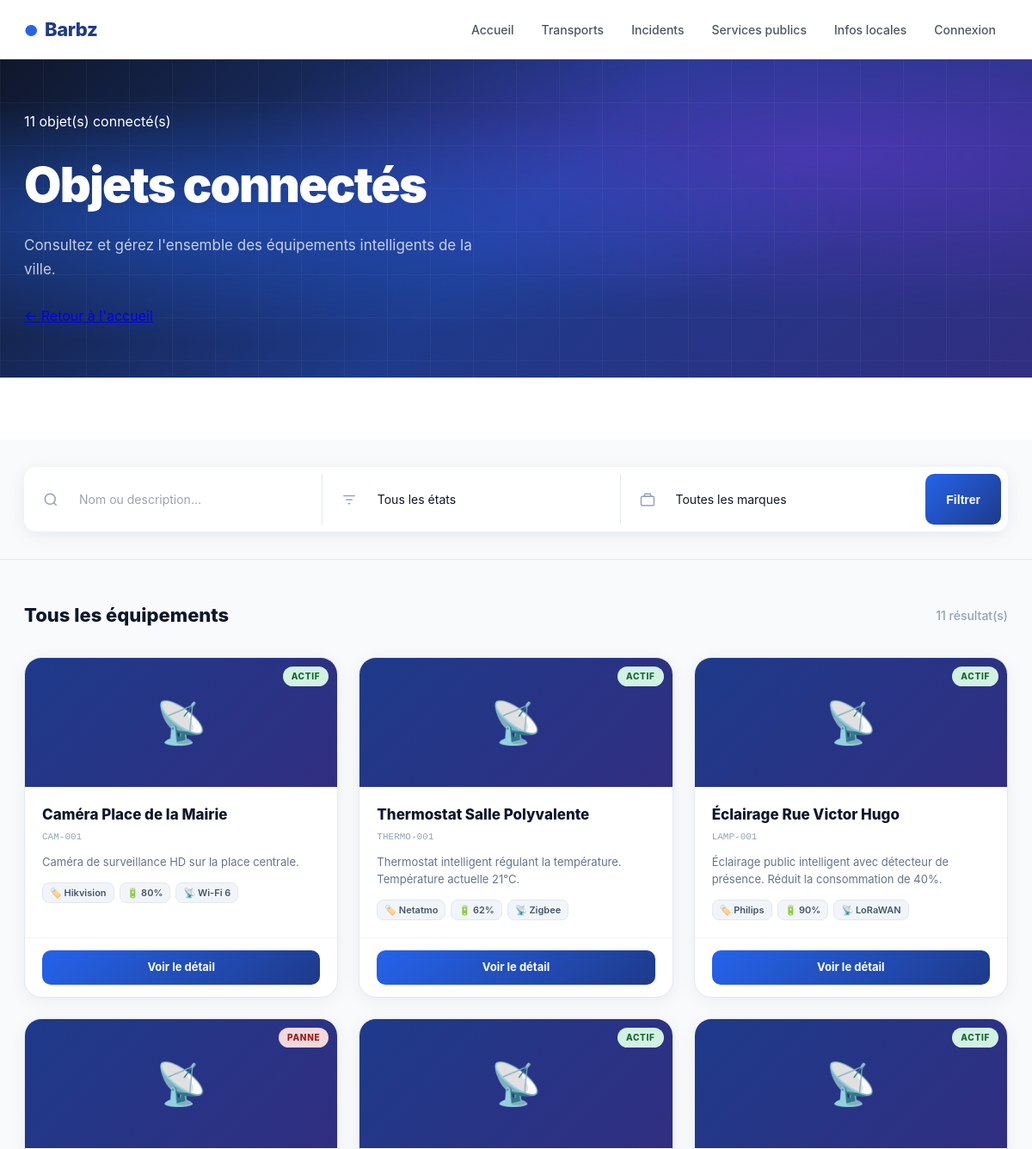
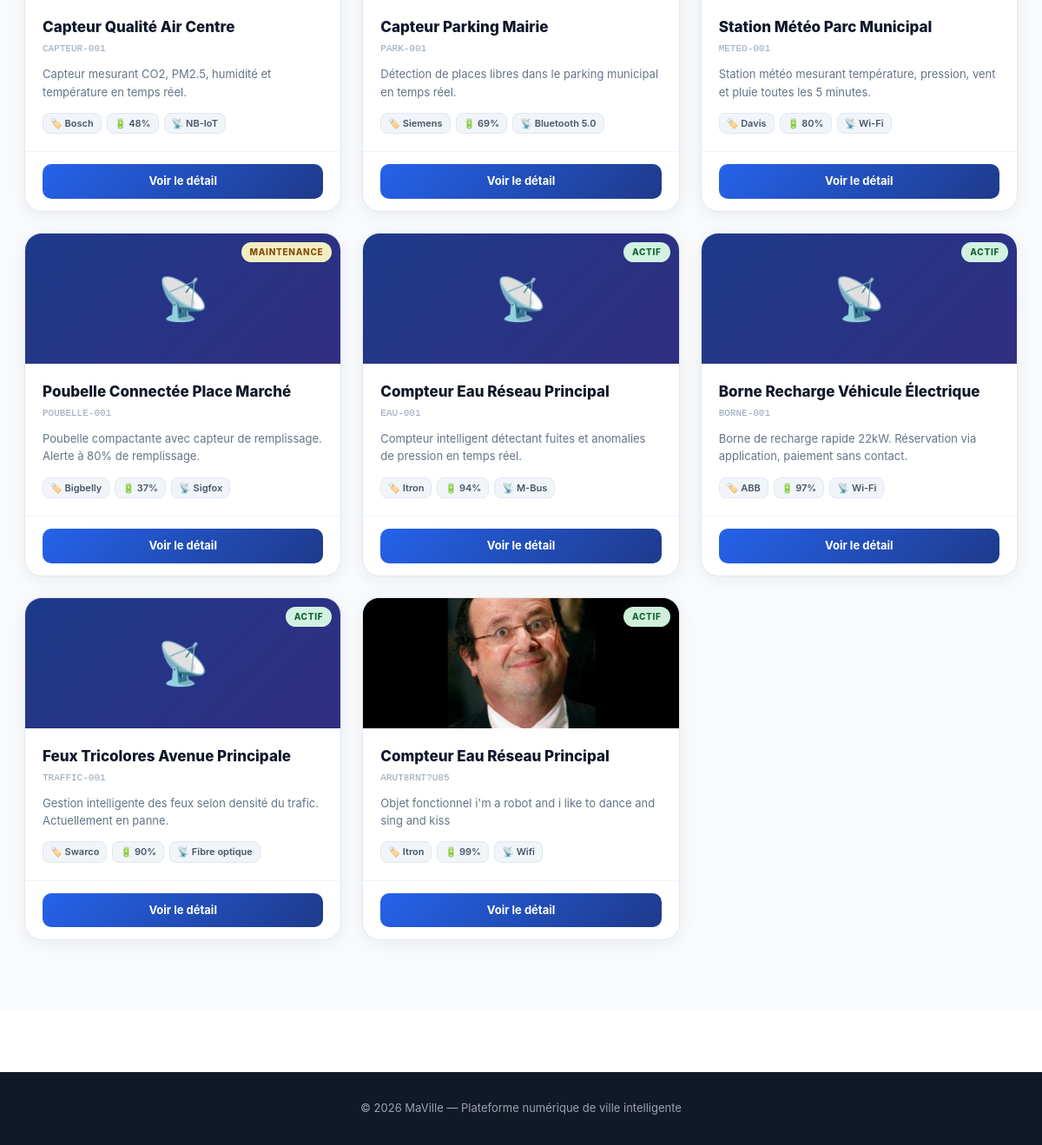
/produits/, run on an earlier commit of the app's database (2 pictures, top to bottom).
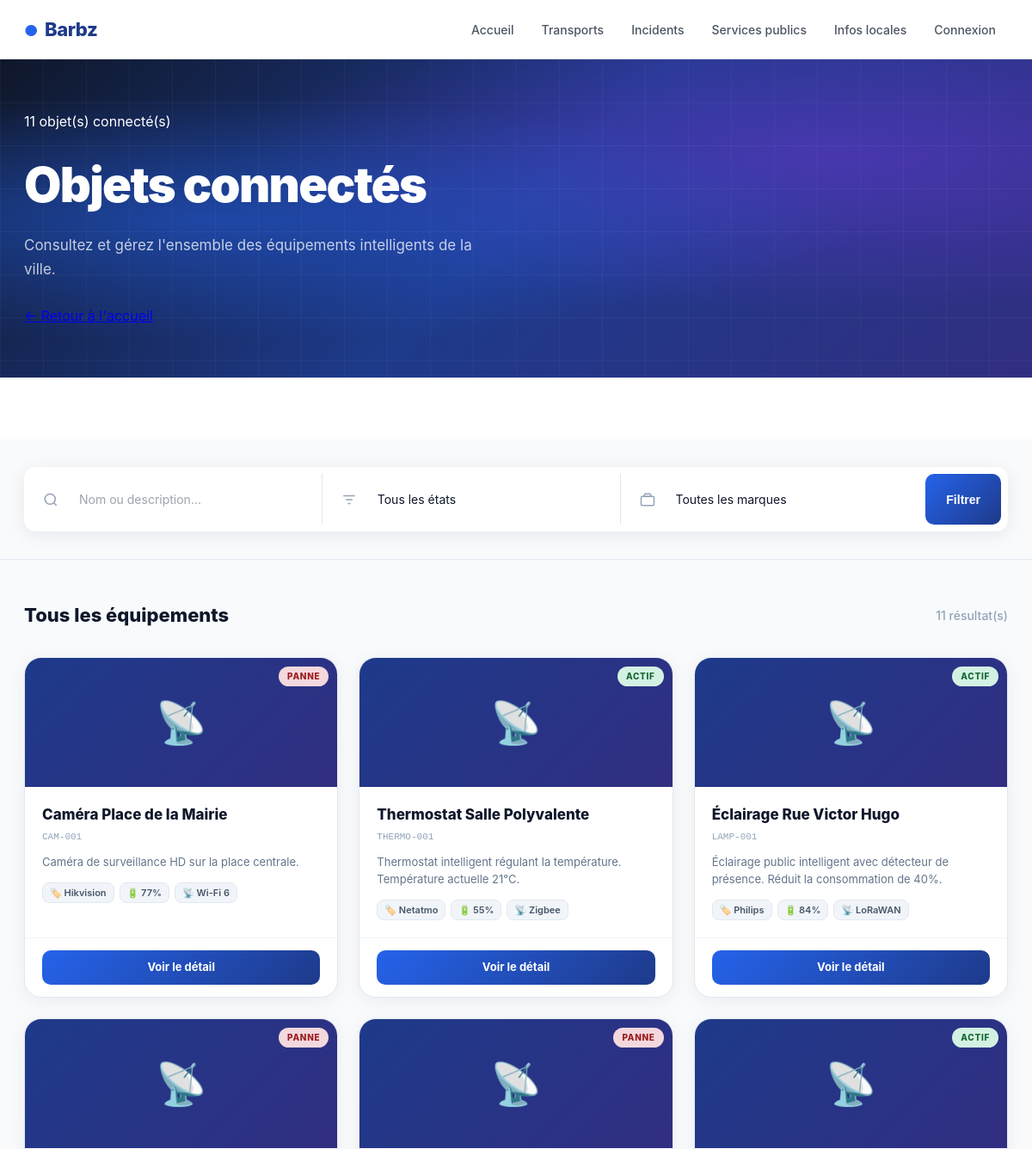
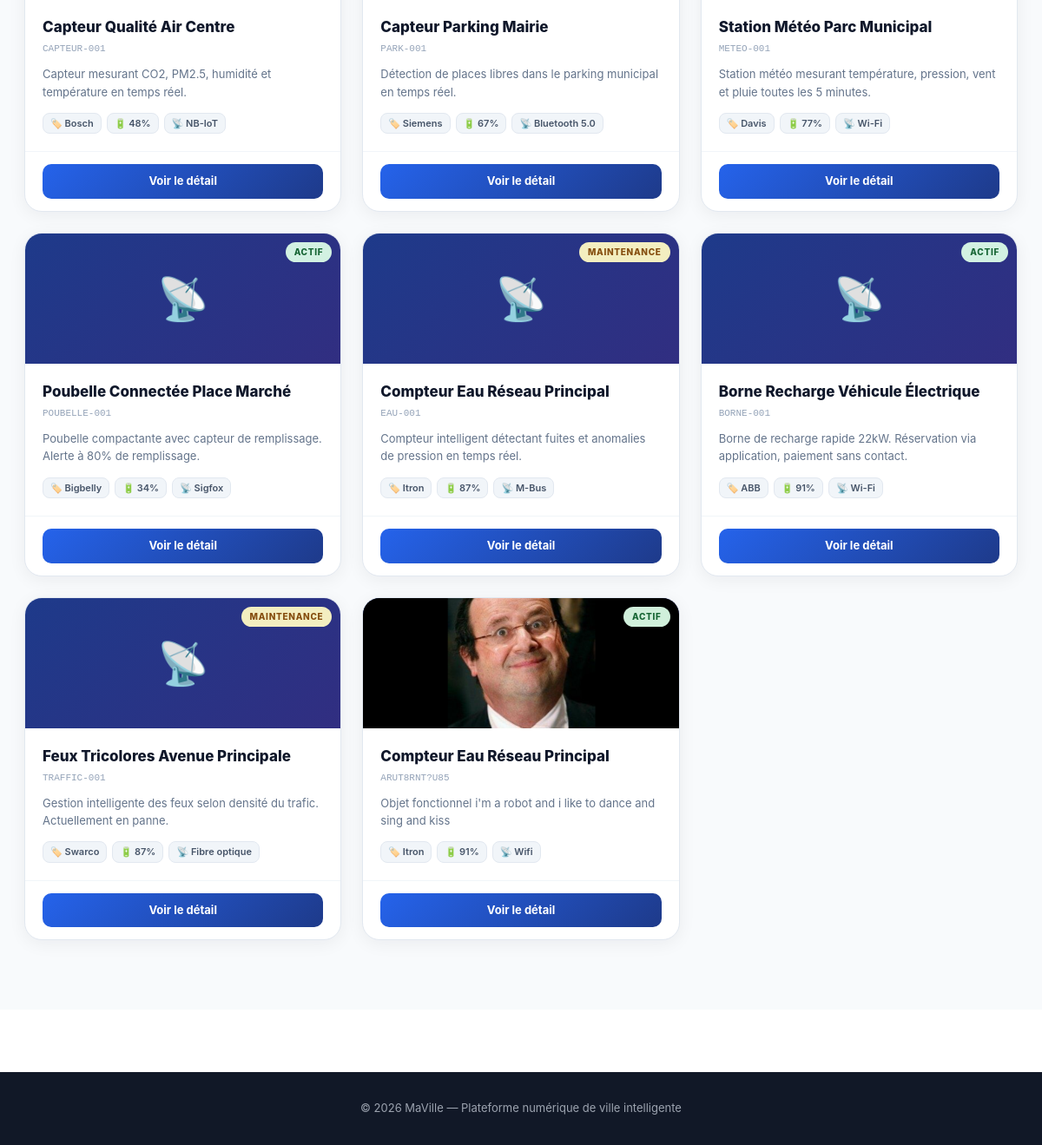
And on a later commit of the database (2 pictures, top to bottom).
### monapp/models.py (models this page shows, shortened)
class Produit(models.Model):
    ID                       = models.CharField(max_length=100, primary_key=True)
    Nom                      = models.CharField(max_length=100)
    Connectiviter_type       = models.CharField(max_length=100)
    etat                     = models.CharField(max_length=20, choices=EtatObjet.choices, default=EtatObjet.INACTIF)
    marque                   = models.CharField(max_length=100)
    mode                     = models.CharField(max_length=20, choices=MODE.choices, default=MODE.AUTOMATIQUE)
    Bactterie                = models.IntegerField()
    temperature              = models.FloatField(default=22.0)
    Adresse_IP               = models.GenericIPAddressField()
    Temp_restante            = models.DateField()
    Date_dernier_maintenance = models.DateField()
    Date_dernier_utilisation = models.DateField()
    Description              = models.TextField()
    photo                    = models.ImageField(upload_to='photos/outils/', null=True, blank=True)

### monapp/views.py (the view)
# urls.py: path('produits/', views.liste_produits, name='liste_produits'),
def liste_produits(request):
    q      = request.GET.get('q', '').strip()
    etat   = request.GET.get('etat', '')
    marque = request.GET.get('marque', '')
    produits = Produit.objects.all()
    if q:
        produits = produits.filter(Q(Nom__icontains=q) | Q(Description__icontains=q))
    if etat:
        produits = produits.filter(etat=etat)
    if marque:
        produits = produits.filter(marque__icontains=marque)
    etats   = Produit.objects.values_list('etat', flat=True).distinct()
    marques = Produit.objects.values_list('marque', flat=True).distinct()
    return render(request, 'produits/liste_produits.html', {
        'produits': produits, 'etats': etats, 'marques': marques,
        'q': q, 'etat_selectionne': etat, 'marque_selectionnee': marque,
    })

### monapp/templates/produits/liste_produits.html (shortened to what this page needs)
{% extends 'monapp/base.html' %}
{% load static %}
{% block extra_head %}
<link rel="stylesheet" href="{% static 'detail_produit.css' %}">
{% endblock %}
{% block hero %}
<section class="liste-hero">
    <div class="liste-hero-bg"></div>
    <div class="liste-hero-inner">
        <div class="hero-badge" style="margin-bottom: 20px;">
            <span>{{ produits|length }} objet(s) connecté(s)</span>
        </div>
        <h2>Objets connectés</h2>
        <p>Consultez et gérez l'ensemble des équipements intelligents de la ville.</p>
        <div class="liste-hero-actions">
            <a href="{% url 'accueil' %}" class="btn-ghost">← Retour à l'accueil</a>
        </div>
    </div>
</section>
{% endblock %}
{% block content %}
<div>
    <section class="liste-search">
        <div class="wrap">
            <form method="GET" action="{% url 'liste_produits' %}">
                <div class="liste-search-box">
                    <div class="field">
                        <svg viewBox="0 0 24 24" fill="none" stroke="currentColor" stroke-width="2">
                            <circle cx="11" cy="11" r="8"></circle><path d="m21 21-4.35-4.35"></path>
                        </svg>
                        <input type="text" name="q" placeholder="Nom ou description..."
                               value="{{ q|default:'' }}">
                    </div>
                    <div class="field">
                        <svg viewBox="0 0 24 24" fill="none" stroke="currentColor" stroke-width="2">
                            <path d="M3 6h18M7 12h10M10 18h4"></path>
                        </svg>
                        <select name="etat">
                            <option value="">Tous les états</option>
                        </select>
                    </div>
                    <div class="field">
                        <svg viewBox="0 0 24 24" fill="none" stroke="currentColor" stroke-width="2">
                            <rect x="2" y="7" width="20" height="14" rx="2"></rect>
                            <path d="M16 3H8l-2 4h12z"></path>
                        </svg>
                        <select name="marque">
                            <option value="">Toutes les marques</option>
                        </select>
                    </div>
                    <button type="submit" class="btn-search-objets" style="border-radius:10px; padding: 0 24px; background: linear-gradient(135deg,#2563eb,#1e3a8a); color:#fff; border:none; font-weight:700; cursor:pointer; font-size:14px;">
                        Filtrer
                    </button>
                </div>
            </form>
        </div>
    </section>
    <section class="liste-section">
        <div class="wrap">
            <div class="liste-header">
                <h3>Tous les équipements</h3>
                <span class="liste-count">{{ produits|length }} résultat(s)</span>
            </div>
            {% if produits %}
                <div class="produits-grid">
                    {% for produit in produits %}
                    <article class="produit-card">
                        <div class="produit-card-header">
                            {% if produit.photo %}
                                <img src="{{ produit.photo.url }}" alt="{{ produit.Nom }}">
                            {% else %}
                                📡
                            {% endif %}
                            <span class="produit-etat etat-{{ produit.etat|lower }}">{{ produit.etat }}</span>
                        </div>
                        <div class="produit-card-body">
                            <h4>{{ produit.Nom }}</h4>
                            <p class="pid">{{ produit.ID }}</p>
                            <p>{{ produit.Description|truncatechars:90 }}</p>
                            <div class="produit-meta">
                                <span>🏷️ {{ produit.marque }}</span>
                                <span>🔋 {{ produit.Bactterie }}%</span>
                                <span>📡 {{ produit.Connectiviter_type }}</span>
                            </div>
                        </div>
                        <div class="produit-card-footer">
                            <a href="{% url 'detail_produit' produit.ID %}" class="btn-voir">Voir le détail</a>
                        </div>
                    </article>
                    {% endfor %}
                </div>
            {% else %}
                <div class="liste-empty">
                    <span>🔌</span>
                    <p>Aucun objet ne correspond à votre recherche.</p>
                    <a href="{% url 'liste_produits' %}" style="color:#2563eb; font-weight:700;">Voir tous les objets →</a>
                </div>
            {% endif %}
        </div>
    </section>
</div>
{% endblock %}
{% block footer %}
<footer class="site-footer">
    <div class="wrap">
        <p>&copy; 2026 MaVille — Plateforme numérique de ville intelligente</p>
    </div>
</footer>
{% endblock %}

### monapp/templates/monapp/base.html (shortened to what this page needs)
{% load static %}
<!DOCTYPE html>
<html lang="fr">
<head>
    <link rel="stylesheet" href="{% static 'style.css' %}">
    {% block extra_head %}{% endblock %}
</head>
<body>
    <header class="site-header">
        <div class="header-inner">
            <div class="brand">
                <h1>Barbz</h1>
            </div>
            <nav>
                <ul class="site-nav" id="site-nav">
                    <li><a href="{% url 'accueil' %}" class="{% if page_active == 'accueil' %}active{% endif %}">Accueil</a></li>
                    <li><a href="{% url 'transport' %}" class="{% if page_active == 'transport' %}active{% endif %}">Transports</a></li>
                    {% if user.is_authenticated %}
                    <li><a href="{% url 'creer_signalement' %}" class="{% if page_active == 'incident' %}active{% endif %}">Incidents</a></li>
                    {% else %}
                    <li><a href="{% url 'liste_signalements' %}" class="{% if page_active == 'incident' %}active{% endif %}">Incidents</a></li>
                    {% endif %}
                    <li><a href="{% url 'services-public' %}" class="{% if page_active == 'services-public' %}active{% endif %}">Services publics</a></li>
                    <li><a href="{% url 'info-locale' %}" class="{% if page_active == 'info-locale' %}active{% endif %}">Infos locales</a></li>
                    {% if user.is_authenticated %}
                        {% if user.is_superuser or user.personne.type_membre == 'administrateur' %}
                        <li>
                            <a href="{% url 'admin_dashboard' %}" class="{% if page_active == 'admin' %}active{% endif %}" style="color:#ef4444;font-weight:700;">
                                Admin
                            </a>
                        </li>
                        {% endif %}
                        <li>
                            <a href="{% url 'profil' %}" class="{% if page_active == 'profil' %}active{% endif %}">
                                Mon profil
                            </a>
                        </li>
                        <li>
                            <a href="{% url 'logout' %}">Déconnexion</a>
                        </li>
                    {% else %}
                        <li>
                            <a href="{% url 'connexion' %}" class="{% if page_active == 'connexion' %}active{% endif %}">
                                Connexion
                            </a>
                        </li>
                    {% endif %}
                </ul>
            </nav>
        </div>
    </header>
    {% block hero %}{% endblock %}
    <main class="site-main">
        {% block content %}{% endblock %}
    </main>
    {% block footer %}{% endblock %}
</body>
</html>

### monapp/static/style.css (style rules this page uses)
* { box-sizing: border-box; margin: 0; padding: 0; }
html { -webkit-text-size-adjust: 100%; scroll-behavior: smooth; }
body { min-height: 100vh; font-family: -apple-system, BlinkMacSystemFont, "Segoe UI", Roboto, Arial, sans-serif; color: #1f2937; background: #ffffff; line-height: 1.5; }
.wrap { max-width: 1200px; margin: 0 auto; padding: 0 28px; width: 100%; }
.site-header { position: sticky; top: 0; z-index: 100; background: #ffffff; border-bottom: 1px solid #e5e7eb; box-shadow: 0 1px 3px rgba(0, 0, 0, 0.04); }
.header-inner { max-width: 1200px; margin: 0 auto; padding: 0 28px; height: 68px; display: flex; align-items: center; justify-content: space-between; gap: 24px; }
.brand h1 { font-size: 22px; font-weight: 800; color: #1e3a8a; letter-spacing: -0.02em; }
.brand h1::before { content: "●"; color: #2563eb; margin-right: 8px; font-size: 18px; }
.site-nav { display: flex; gap: 4px; list-style: none; flex-wrap: wrap; }
.site-nav a { display: inline-block; text-decoration: none; color: #4b5563; padding: 8px 14px; border-radius: 6px; font-weight: 500; font-size: 14px; transition: background 0.15s, color 0.15s; }
.site-main { padding: 72px 0; }
form { display: flex; flex-direction: column; gap: 20px; }
input[type="text"], input[type="email"], input[type="password"], textarea, select { width: 100%; padding: 11px 14px; border: 1px solid #d1d5db; border-radius: 4px; font-size: 14px; font-family: inherit; color: #111827; background: #ffffff; outline: none; transition: border-color 0.15s, box-shadow 0.15s; }
select { appearance: none; -webkit-appearance: none; -moz-appearance: none; background-repeat: no-repeat; background-position: right 14px center; padding-right: 38px; cursor: pointer; }
input::placeholder, textarea::placeholder { color: #9ca3af; }
.site-footer { background: #111827; color: #9ca3af; padding: 32px 0; text-align: center; font-size: 13px; }

What changed in the data, as far as the page shows it:
changed Produit "Caméra Place de la Mairie": etat "ACTIF" → "PANNE"; Bactterie "80" → "77"
changed Produit "Thermostat Salle Polyvalente": Bactterie "62" → "55"
changed Produit "Éclairage Rue Victor Hugo": Bactterie "90" → "84"
changed Produit "Capteur Parking Mairie": etat "ACTIF" → "PANNE"; Bactterie "69" → "67"
changed Produit "Station Météo Parc Municipal": Bactterie "80" → "77"
changed Produit "Poubelle Connectée Place Marché": etat "MAINTENANCE" → "ACTIF"; Bactterie "37" → "34"
changed Produit "Compteur intelligent détectant fuites et anomalies de pression en temps réel.": etat "ACTIF" → "MAINTENANCE"; Bactterie "94" → "87"
changed Produit "Borne Recharge Véhicule Électrique": Bactterie "97" → "91"
changed Produit "Feux Tricolores Avenue Principale": etat "ACTIF" → "MAINTENANCE"; Bactterie "90" → "87"
changed Produit "Objet fonctionnel i'm a robot and i like to dance and sing and kiss": Bactterie "99" → "91"
